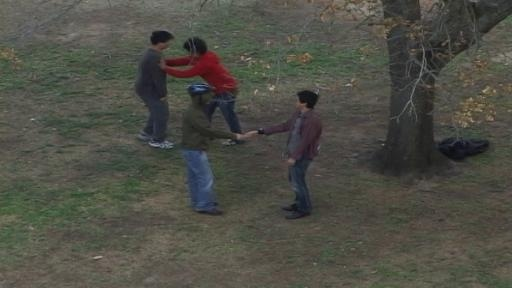
#> input picture data/new/detection_elbow/959.jpg, 512 x 288 px, found by its file name
$ jupyter execute --allow-errors Scrap.ipynb
#> lines starting #> are read from the running program, lines starting #| are printed output that depends on the picture; after the words box and inside, x2 and y2 are one past the last pixel; in counts of white or black regions, pixels touching at a corner belong together
[cell 1]
import cv2
import numpy as np
import matplotlib.pyplot as plt
import os
import glob
plt.rcParams['figure.figsize'] = [15, 10]

[cell 2]
idx = '959.jpg'
img = cv2.imread('/Users/jhassan/Downloads/ut-interaction_set2/seq18/'+idx,1)
#> img is the input picture: shape (288, 512, 3); mean B, G, R 69.4, 78, 77.8
# cv2.imshow('Image', img)
# cv2.waitKey(0)
# cv2.destroyAllWindows()
cv2.rectangle(img, (330,210), (370,240),[0,0,255], 2)
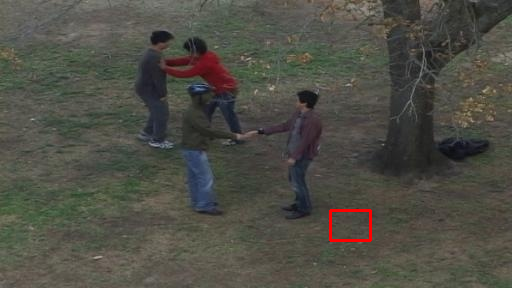
#> img: shape (288, 512, 3); 0.28% of pixels changed, all inside (x1, y1, x2, y2) = (329, 209, 372, 242)
plt.imshow(cv2.cvtColor(img, cv2.COLOR_BGR2RGB))
ax = plt.gca()
ax.set_xticks(np.arange(0, 750, 50));
ax.set_yticks(np.arange(0, 500, 50));
ax.grid(color='w', linestyle='-', linewidth=0.5)
plt.show()
print(f'Shape of the image is {img.shape}')
#| Shape of the image is (288, 512, 3)

[cell 3]
img_gs = img[:,512:,:]
#> img_gs = empty array
img_rgb = img[:,:512,:]
plt.imshow(cv2.cvtColor(img_rgb, cv2.COLOR_BGR2RGB))
plt.show()
#> (the rest of this cell did not finish here and is left out)

[cell 4]
#Check if path exists, if not creates one
path = 'newfolder'
if not os.path.exists(path):
    os.makedirs(path)

cv2.imwrite(os.path.join(path,idx), img_gs)
#> Out = True


$ run again, with data/new/detection_elbow/651.jpg copied over data/new/detection_elbow/959.jpg
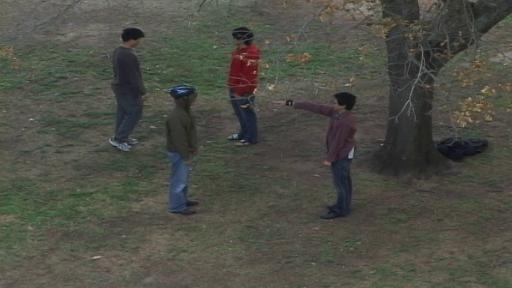
#> input picture data/new/detection_elbow/651.jpg, 512 x 288 px, found by its file name
#> img is the input picture: shape (288, 512, 3); mean B, G, R 69.4, 78.1, 77.4
#> `cv2.rectangle(img, (330,210), (370,240),[0,0,255], 2)`:
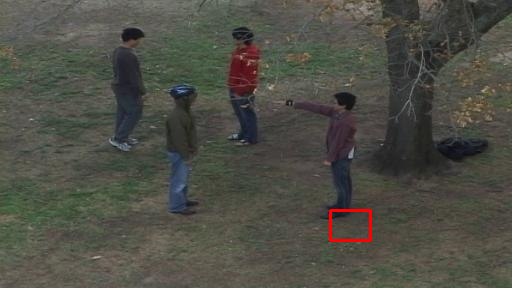
#> img: shape (288, 512, 3); 0.28% of pixels changed, all inside (x1, y1, x2, y2) = (329, 209, 372, 242)
#| Shape of the image is (288, 512, 3)
#> img_gs = empty array
#> Out = True
